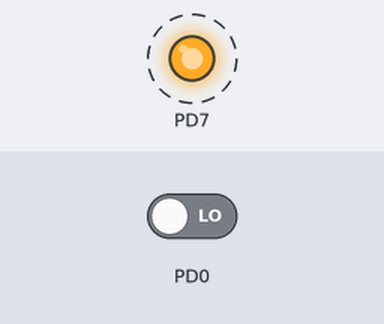
The program below on a simulated ATmega32, built with avr-gcc and emulated at 16 MHz. Shown: output pins drawn as LEDs (lit = HIGH). Dashed ring = blinking. The test bench sets the inputs (shaded band); at power-on: PD0 LOW.

Above: at 0.1 s.
Timing chart, 0 to 3.0 s (numbered marks = the images above):
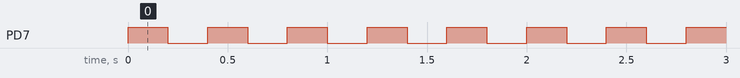

Measured:
- by itself, PD7: alternates HIGH for 0.20 s and LOW for 0.20 s

The program:

main.c
```c
/*
 * ToggleLed.c
 *
 * Created: 5/18/2021 9:00:06 PM
 * Author : Ahmed_Ayman
 */
#define F_CPU  16000000
#include <avr/io.h>
#include <util/delay.h>

int main(void)
{
	DDRD = 0x80;
    /* Replace with your application code */
    while (1)
    {

	/* vector table relocated to bootloader section */
	GICR = 1 << IVCE ;
	GICR = 0 ;


					PORTD |= 0x80 ;
					_delay_ms(200);
					PORTD &= ~(0x80);
					_delay_ms(200);
			if((PIND & 0x01)==1) /* request jump to bootloader mode from app */
			{
				asm("jmp 0x3800");
			}
    }
}
```
